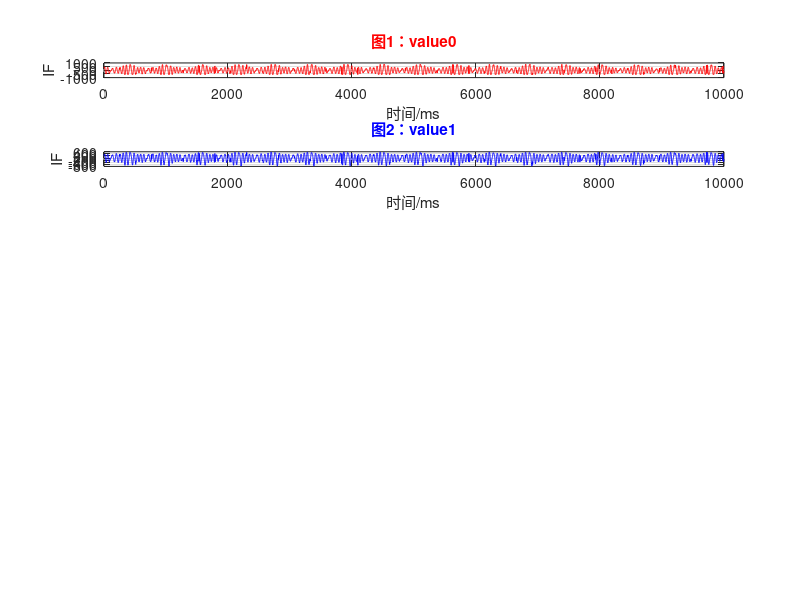

Reproduce this figure in MATLAB. (Note: this script raises an error after producing the figure.)
clear
value = load('test000.mat', 'value0', 'value1', 'timestamp')

value.value0 = value.value0 - mean(value.value0); % 均值滤波
subplot(6,1,1),plot(value.timestamp, value.value0,'r');
xlabel('时间/ms');
ylabel('IF');title('图1：value0','color','r');grid on;

value.value1 = value.value1 - mean(value.value1); % 均值滤波
subplot(6,1,2),plot(value.timestamp, value.value1,'b');
xlabel('时间/ms');
ylabel('IF');title('图2：value1','color','b');grid on;

fc = 10.525e9; % 工作频率
freq_offset = 6e6; % 频偏
fs=1000;
%fs=2500;
N=9999;
n=0:(N+1)/2;



y0=apFFT(value.value0(1:end-1)');
mag0=abs(y0);
f0=n*fs/((N+1)/2)-fs/2;
subplot(6,1,3),plot(f0(1:length(mag0)),mag0,'r');
xlabel('频率/Hz');
ylabel('振幅');title('图1：value0 FFT','color','r');grid on;
[psor, lsor] = findpeaks(mag0, 'SortStr', 'descend');
M0 = psor(1, 1);
I0 = lsor(1, 1);
D0 = f0(I0);

%display(I0);
%display(D0);

y1=apFFT(value.value1(1:end-1)');
mag1=abs(y1);
f1=n*fs/((N+1)/2)-fs/2;
subplot(6,1,4),plot(f1(1:length(mag1)),mag1,'b');
xlabel('频率/Hz');
ylabel('振幅');title('图1：value1 FFT','color','b');grid on;
[psor, lsor] = findpeaks(mag1, 'SortStr', 'descend');
M1 = psor(1, 1);
I1 = lsor(1, 1);
D1 = f1(I1);

dop_freq = abs((D0+ D1)/ 2);

if (abs(M1) > abs(M0))
	I = I1;
else
	I = I0;
end

angle0 = angle(y0(I));
angle1 = angle(y1(I));

delta_ph = angle0 - angle1;
distance = abs(delta_ph)*abs(physconst('LightSpeed')/ (4* pi* freq_offset));
display(dop_freq);
%display(delta_ph);
display(distance);


